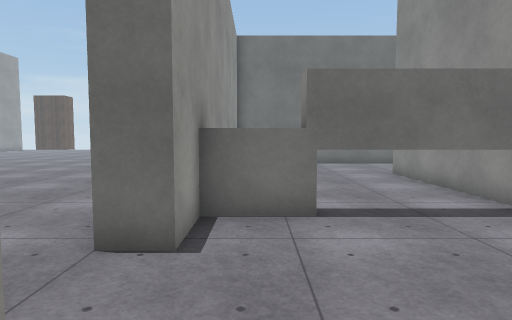
View 1 (above)

24 first-person views from a walk through a 3-D level made in the Unity game engine. The camera is 1.4 m above the floor, tilts 4° down and sees 75° across. The floor is counted in squares, 1 m on a side. Each view is taken from the middle of a square. On the plan, view 1 faces up. The plan holds only what a view shows up to about 15 squares ahead; the rest is blank. The place goes on beyond the plan. Surface patterns are stand-ins for the level's own textures.

View 2
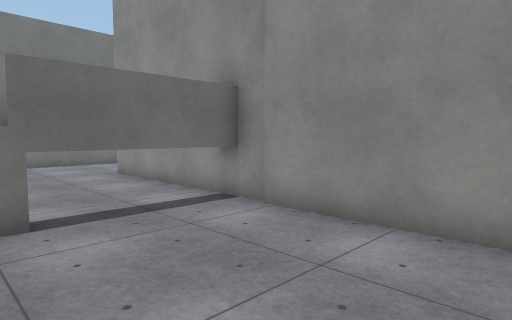

View 3
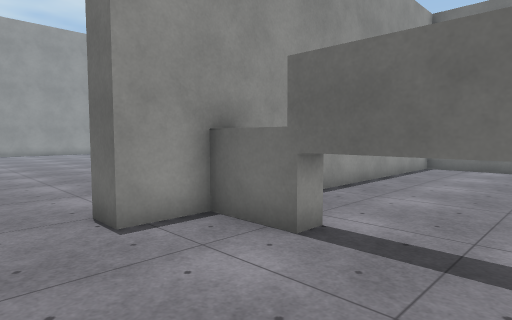

View 4
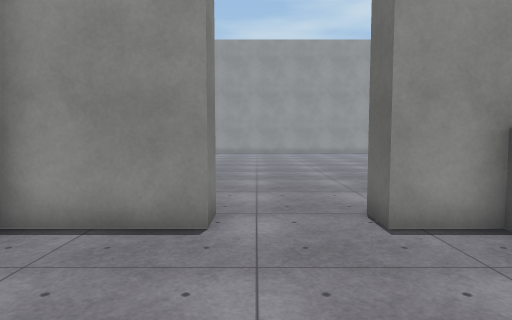

View 5
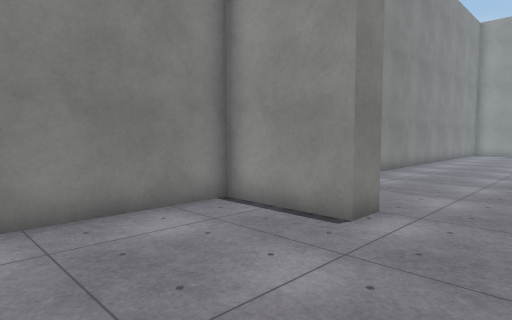

View 6
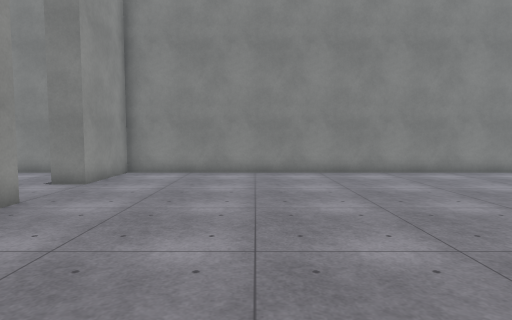

View 7
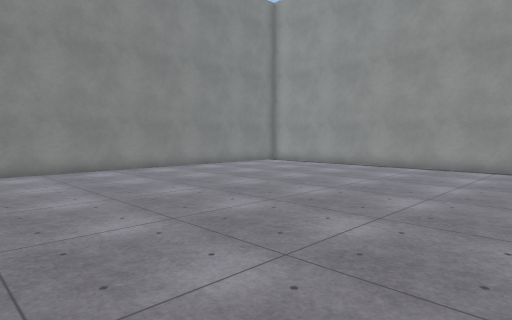

View 8
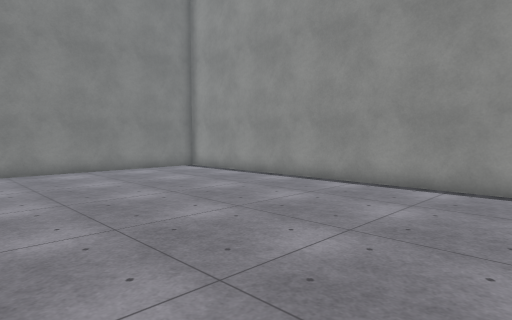

View 9
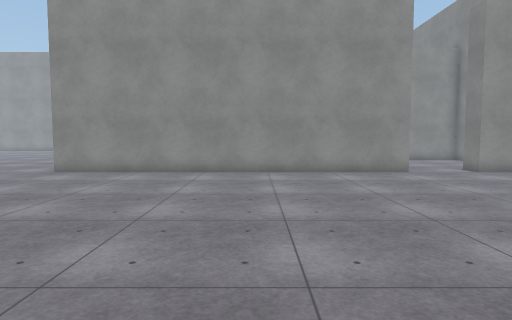

View 10
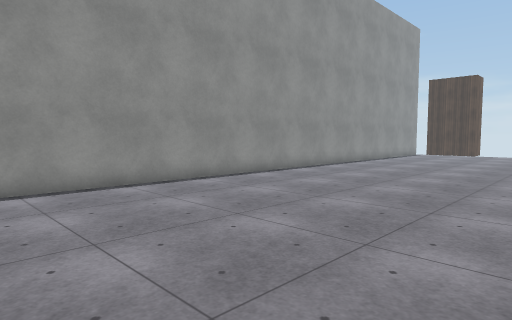

View 11
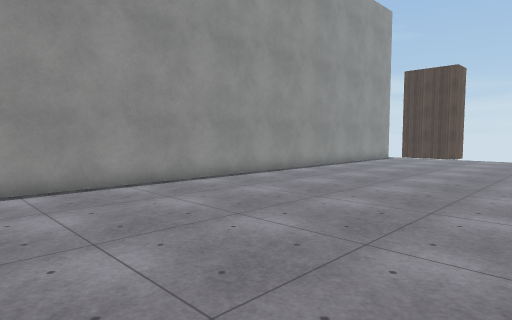

View 12
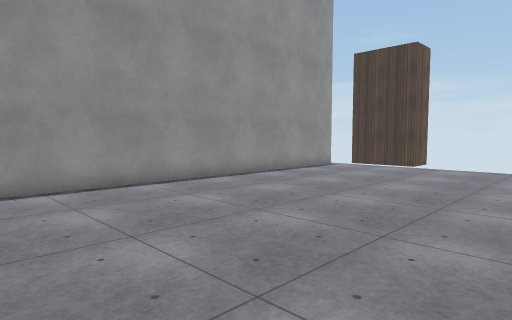

View 13
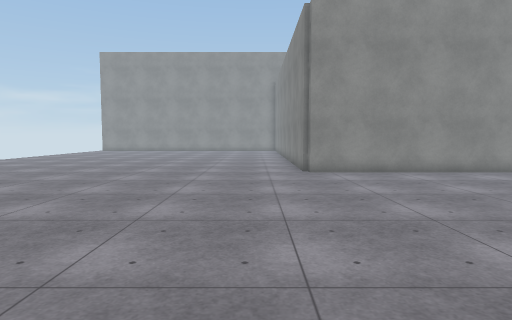

View 14
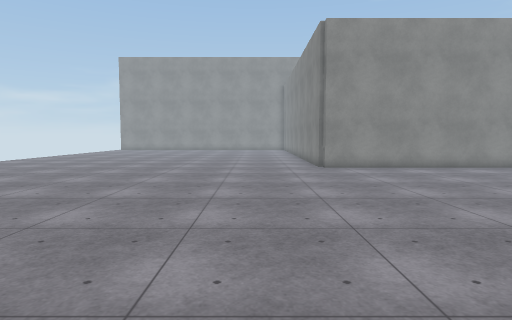

View 15
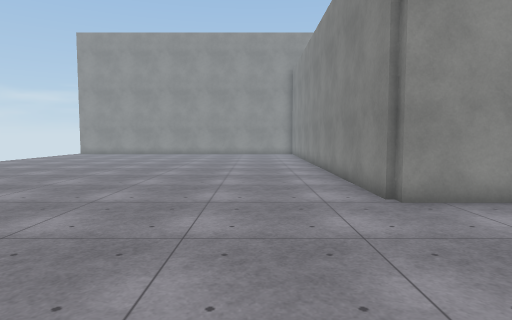

View 16
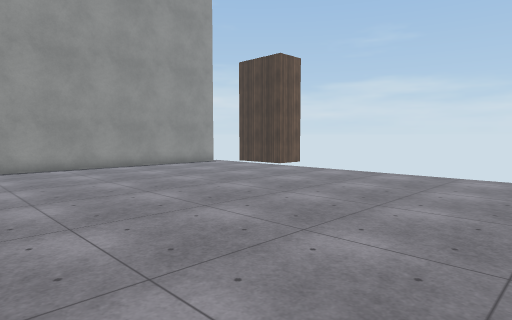

View 17
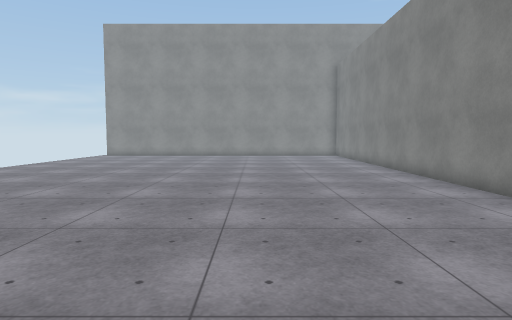

View 18
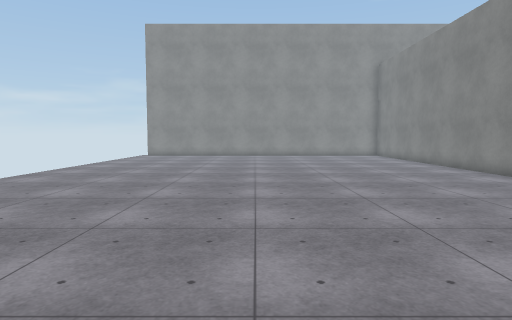

View 19
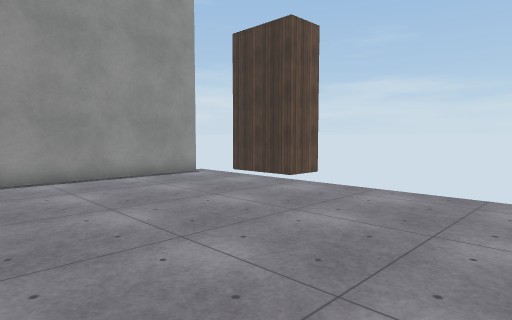

View 20
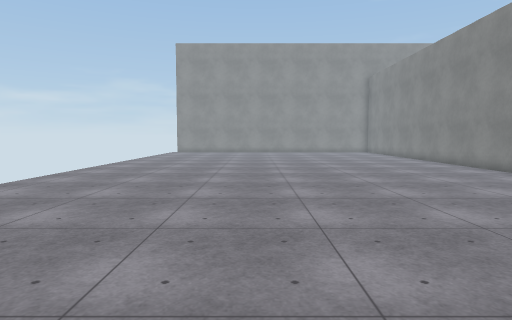

View 21
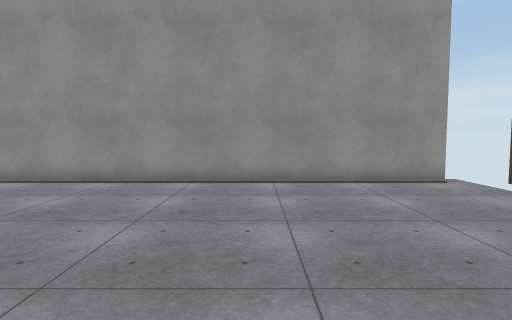

View 22
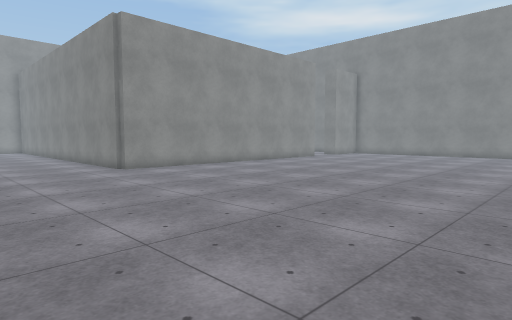

View 23
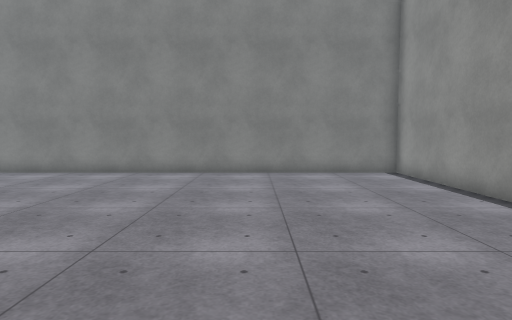

View 24
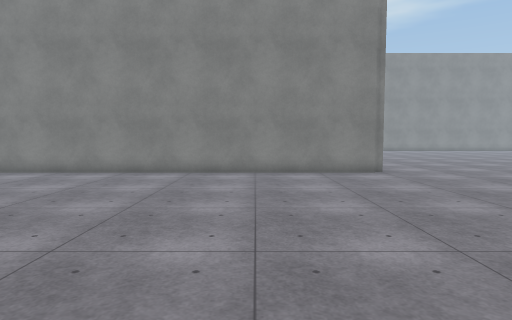

### Floor plan
Key: @ floor where view 1 was taken; # wall or solid block; . floor; B block; T thing the floor can be seen under or through.
Columns run from 25 left of view 1 to 9 right of it. Each row starts with its distance up from view 1.
 35 #..............       ............
 34 #...............    ..............
 33 #...............   ...............
 32 #...............  ................
 31 #.................................
 30 #.................................
 29 #.................................
 28 #.................................
 27 #.................................
 26 #.................................
 25 #.................................
 24 #..................................
 23 #..................................
 22 #..................................
 21 #..................................
 20 #..................................
 19 #..................................
 18 #......................############
 17 #......................##.....
 16 #......................##......
 15 #......................##.......
 14 #......................##.......
 13 #......................##.....#
 12 #......................##.....#
 11 #......................##.....#
 10 #......................##.....#
  9 #......................##.....#
  8 #......................##.....#
  7 #......................##.....#
  6 #......................##BTTTT#
  5 #......................##.....#
  4 #......................##.....#
  3 #.............................#
  2 #.............................#
  1 #......................##.....#
  0 #......................##@....
 -1 #......................##....
 -2 #############################

Positions as (right, up) in squares from view 1, and headings:
1: (0, 0), facing up
2: (0, 0), facing up-right
3: (4, 2), facing up-left
4: (4, 2), facing left
5: (4, 4), facing down-left
6: (-7, 11), facing down
7: (-9, 12), facing down-left
8: (-15, 12), facing down-left
9: (-15, 10), facing right
10: (-15, 8), facing up-left
11: (-15, 13), facing up-left
12: (-15, 20), facing up-left
13: (-15, 20), facing right
14: (-17, 21), facing right
15: (-9, 21), facing right
16: (-9, 23), facing up-left
17: (-7, 24), facing right
18: (-7, 27), facing right
19: (-13, 27), facing up-left
20: (-12, 28), facing right
21: (-14, 29), facing left
22: (-16, 24), facing down-right
23: (-19, 11), facing down
24: (3, 31), facing down
